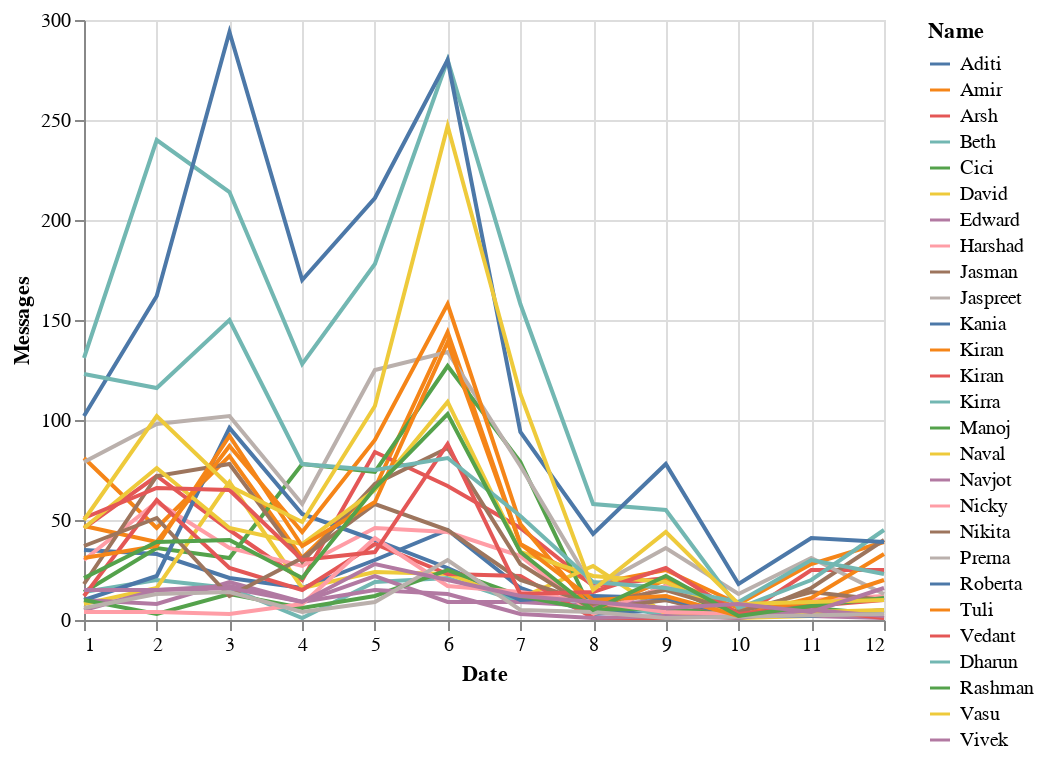

The code cell stored with this chart in its notebook:
### Code cell
input_dropdown = alt.binding_select(options=list(set(df.Name.unique())))
selected_points = alt.selection_single(fields=['Name'], bind=input_dropdown, name='Select')
color = alt.condition(selected_points,
alt.Color('Name:N'),
alt.value('lightgrey')
)
alt.Chart(df).mark_line().encode(
x='Date:Q',
y='Messages',
color=color,
tooltip='Name:Q'
).add_selection(selected_points)

### Figure 1 — Vega-Lite specification as saved in the notebook (floating-point values rounded to 4 significant figures; data arrays with more than 128 entries replaced by an {"elided": "..."} marker saying what was removed)
{"config": {"view": {"continuousWidth": 400, "continuousHeight": 300}}, "data": {"name": "data-095fe65b51ac9c70a5c46eb9db10ec3a"}, "mark": "line", "encoding": {"color": {"condition": {"type": "nominal", "field": "Name", "selection": "Select"}, "value": "lightgrey"}, "tooltip": {"type": "quantitative", "field": "Name"}, "x": {"type": "quantitative", "field": "Date"}, "y": {"type": "quantitative", "field": "Messages"}}, "selection": {"Select": {"type": "single", "fields": ["Name"], "bind": {"input": "select", "options": [" Harshad", " Kiran ", " Navjot ", " Naval", " Kania", " Prerna", " Kirra", " Jaspreet", " Aditi", " Nikita ", " Edward", " Vedant ", " Manoj", "Rashman", " Arsh ", "Dharun", "Vivek", " Cici", " David", " Roberta", " Amir", " Nicky", " Jasman", " Beth", " Kiran", " Tuli ", "Vasu"]}}}, "$schema": "https://vega.github.io/schema/vega-lite/v4.8.1.json", "datasets": {"data-095fe65b51ac9c70a5c46eb9db10ec3a": {"elided": "314 records"}}}
